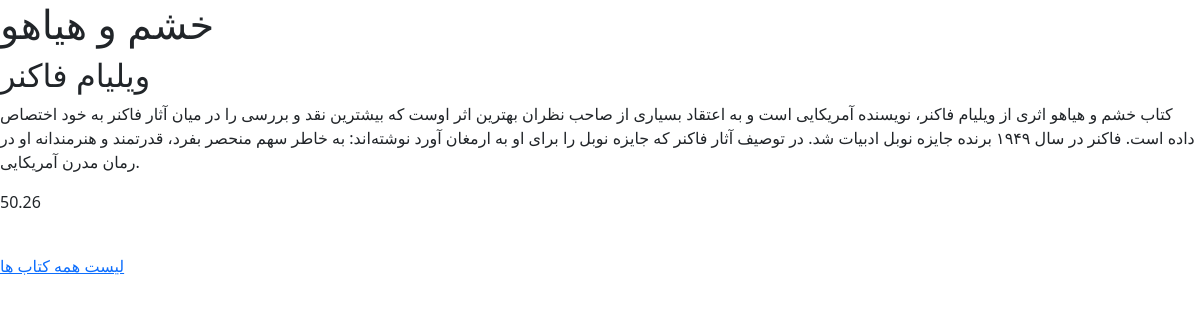
The page /books/2/ on the database its author committed.
### books/models.py (models this page shows, shortened)
class Book(models.Model):
    title = models.CharField(max_length=200)
    author = models.CharField(max_length=111)
    description = models.TextField()
    price = models.DecimalField(max_digits=5 , decimal_places=2)

### books/views.py (the view)
# urls.py: path('<int:pk>/' ,BookDetailView.as_view() , name = 'book_detail'),
class BookDetailView(generic.DetailView):
    model = Book
    template_name = 'books/book_detail.html'

### books/templates/books/book_detail.html (shortened to what this page needs)
{% extends '_html.html' %}
{% block content %}
    <h1>{{ book.title }}</h1>
    <h2>{{ book.author }}</h2>
    <p>{{ book.description }}</p>
    <p>{{ book.price }}</p>
    <br>
    <a href={% url 'book_list' %}>لیست همه کتاب ها</a>
{% endblock content %}

### templates/_html.html (shortened to what this page needs)
<!DOCTYPE HTML PUBLIC "-//W3C//DTD HTML 4.01//EN" "http://www.w3.org/TR/html4/strict.dtd">
<html lang="en">
<head>
    <link href="https://cdn.jsdelivr.net/npm/bootstrap@5.1.3/dist/css/bootstrap.min.css" rel="stylesheet"
>
</head>
<body>
{% block content %}
{% endblock content %}
</body>
</html>

### rows shown on the page
Book: author "ویلیام فاکنر", description "کتاب خشم و هیاهو اثری از ویلیام فاکنر، نویسنده آمریکایی است و به اعتقاد بسیاری از صاحب‌ نظران بهترین اثر اوست که بیشترین نقد و بررسی را در میان آثار فاکنر به خود اختصاص داده‌ است. فاکنر در سال ۱۹۴۹ برنده جایزه نوبل ادبیات شد. در توصیف آثار فاکنر که جایزه نوبل را برای او به ارمغان آورد نوشته‌اند: به خاطر سهم منحصر بفرد، قدرتمند و هنرمندانه او در رمان مدرن آمریکایی.", price "50.26"
